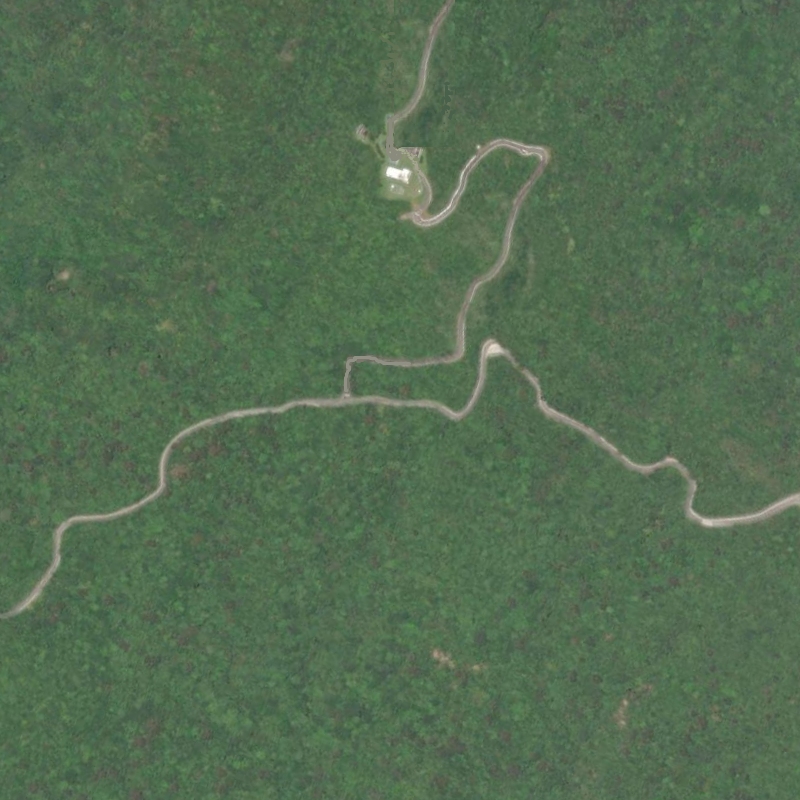
//> input picture practice_2/data/island.bmp, 800 x 800 px
$ ./main_opencv   (built with g++ and OpenCV 4)
//> lines starting //> are read from the running program, lines starting //| are printed output that depends on the picture; after the words box and inside, x2 and y2 are one past the last pixel; in counts of white or black regions, pixels touching at a corner belong together
#include <opencv2/opencv.hpp>
#include <iostream>
#include <vector>
#include <opencv2/core/utility.hpp>
#include "opencv2/imgproc.hpp"
#include "opencv2/imgcodecs.hpp"
#include "opencv2/highgui.hpp"
#include <time.h>

using namespace cv;
using namespace std;

Mat img; //island_gray
Mat island;
int threshval = 107;

clock_t t0; clock_t t1;
clock_t t2; clock_t t3;
clock_t t4; clock_t t5;

double binarizing_time;
double cc_time;
double drawing_time;
double p1_time; double p2_time;
double property_time;
double morphology_time;

static void on_trackbar(int, void*)
{
    Mat bw = threshval < 128 ? (img < threshval) : (img > threshval);
    Mat labelImage(img.size(), CV_32S);
    int nLabels = connectedComponents(bw, labelImage, 4);
    std::vector<Vec3b> colors(nLabels);
    colors[0] = Vec3b(0, 0, 0);//background
    for(int label = 1; label < nLabels; ++label){
        colors[label] = Vec3b( (rand()&255), (rand()&255), (240&255) );
    }
    Mat dst(img.size(), CV_8UC3);
    for(int r = 0; r < dst.rows; ++r){
        for(int c = 0; c < dst.cols; ++c){

            int label = labelImage.at<int>(r, c);
            Vec3b &pixel = dst.at<Vec3b>(r, c);
            pixel = colors[label];
         }
    }

    imshow( "colors", dst );

    cvtColor(dst, dst, COLOR_BGR2GRAY);
    threshold(dst, dst, 107, 255, THRESH_BINARY);

    cc_time = clock() - t1;

    t2 = clock();
    // the centroid and area
    cv::Mat labels, stats, centroid;
    int connectivity = 4;
    int label_count = cv::connectedComponentsWithStats(dst, labels, stats, centroid, connectivity);

    int r1; int c1;
    int r2; int c2;
    int r3; int c3;
    int r4; int c4;
    int r5; int c5;
    int r6; int c6;

    int M1; int M2; int M3; int M4;
    double tan1; double tan2; double tan3; double tan4;

    for (int i = 0; i < label_count; i++)
    {
        int x = stats.at<int>(i, cv::CC_STAT_LEFT);
        int y = stats.at<int>(i, cv::CC_STAT_TOP);
        int w = stats.at<int>(i, cv::CC_STAT_WIDTH);
        int h = stats.at<int>(i, cv::CC_STAT_HEIGHT);
        int area = stats.at<int>(i, cv::CC_STAT_AREA);
        double cx = centroid.at<double>(i, 0);
        double cy = centroid.at<double>(i, 1);

        p1_time = clock() - t2; // p1 = 重心、面積

        t3 = clock();
        // RGB bounding box
        if(area > 100000) {

            if (x == 0 && y == 0) {
                rectangle(island, Point(x,y), Point(w, h), Scalar(0, 255, 0));
                c2 = x+w; r2 = y;
                c5 = x; r5 = y+h;
                // cout << "success";
            } else if (y == 0) {
                rectangle(island, Point(x,y), Point(x+w, y+h), Scalar(255, 0, 0));
                c1 = x; r1 = y;
                c4 = x+w; r4 = y+h;
            } else if (x == 0) {
                rectangle(island, Point(x,y), Point(x+w, y+h), Scalar(0, 0, 255));
                c3 = x+w; r3 = y;
                c6 = x; r6 = y;
            }

            printf("\nx,y,w,h = (%d,%d,%d,%d) \n", x, y, w, h);
            printf("area = %d \n", area);
            printf("centroid = (%f,%f) \n", cx, cy);
        }
    }
    imshow( "rectangle", island );

    drawing_time = clock() - t3;

    printf("\n(r1, c1) = (%d, %d) \n", r1, c1);
    printf("(r2, c2) = (%d, %d) \n", r2, c2);
    printf("(r3, c3) = (%d, %d) \n", r3, c3);
    printf("(r4, c4) = (%d, %d) \n", r4, c4);
    printf("(r5, c5) = (%d, %d) \n", r5, c5);
    printf("(r6, c6) = (%d, %d) \n", r6, c6);


    t4 = clock();
    M1 = sqrt(pow(r1-r4, 2) + pow(c1-c4, 2)); // 平方開根號
    M2 = sqrt(pow(r2-r4, 2) + pow(c2-c4, 2));
    M3 = sqrt(pow(r2-r6, 2) + pow(c2-c6, 2));
    M4 = sqrt(pow(r2-r5, 2) + pow(c2-c5, 2));

    tan1 = atan((r1-r4)/-(c1-c4));
    tan2 = atan((r2-r4)/-(c2-c4));
    tan3 = atan((r2-r6)/-(c2-c6));
    tan4 = atan((r2-r5)/-(c2-c5));

    // Report the length and orientation of the longest axis
    printf("\nM1 = %d\n", M1);
    printf("M2 = %d\n", M2);
    printf("M3 = %d\n", M3);
    printf("M4 = %d\n", M4);

    printf("\ntan1 = %f\n", tan1);
    printf("tan2 = %f\n", tan2);
    printf("tan3 = %f\n", tan3);
    printf("tan4 = %f\n", tan4);

    p2_time = clock() - t4;
    property_time = p1_time + p2_time;

}


int main(int argc, char** argv)
{

    Mat island_gray;
    Mat island_threshold;

    // 1. Generate a binarized image
    island = imread("../data/island.bmp");
//> island is the input picture: 800 rows x 800 cols, CV_8UC3; mean B, G, R 81.2, 108.5, 83.6

    t0  = clock();

    cvtColor(island, img, COLOR_BGR2GRAY);
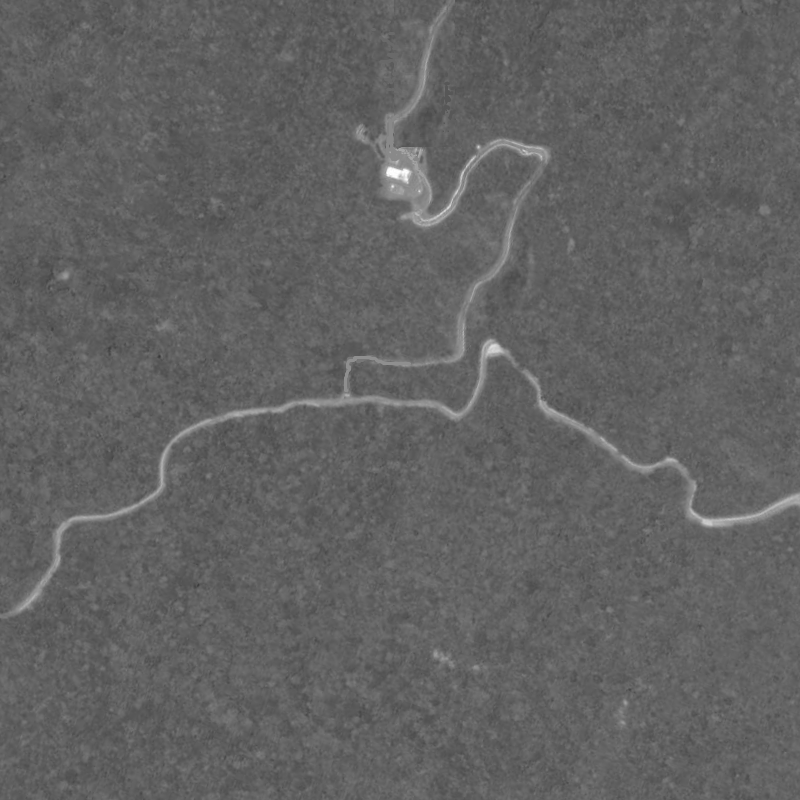
//> img: 800 rows x 800 cols, CV_8UC1; min 57, max 255, mean 97.9

    threshold(img, island_threshold, 107, 255, THRESH_BINARY); //(input, output, 數值頭, 數值尾)
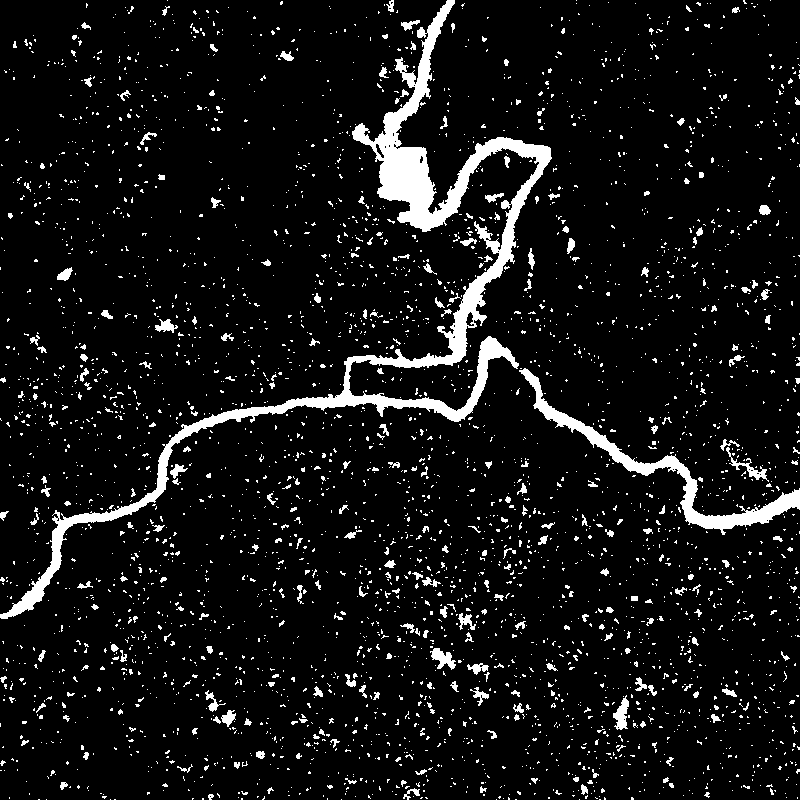
//> island_threshold: 800 rows x 800 cols, CV_8UC1; 7.6% white; 3671 white regions (3403 under 20 px), largest, box (x1, y1, x2, y2) and area: (0, 0, 552, 619) 19403, (519, 368, 800, 535) 4281, (613, 695, 629, 730) 302
    imshow("island_threshold", island_threshold);
    // imwrite("../island_threshold.bmp", island_threshold);

    binarizing_time = clock() - t0;


    // 2. Label the forest regions with 4-connected neighbor
    t1 = clock();
    on_trackbar(threshval, 0);
//> in on_trackbar, `Mat bw = threshval < 128 ? (img < threshval) : (img > threshval);`:
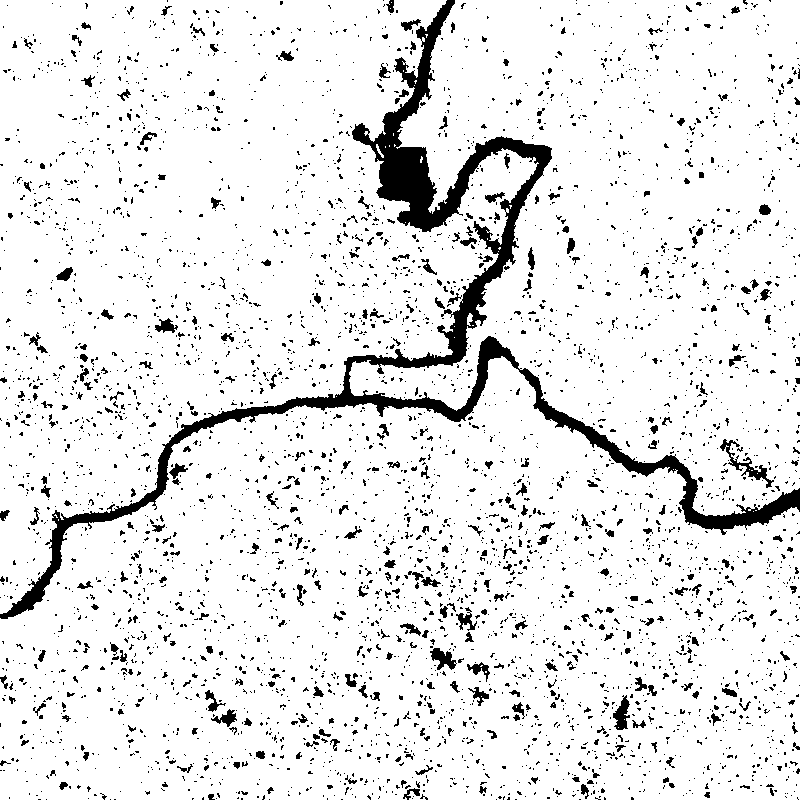
//> bw: 800 rows x 800 cols, CV_8UC1; 90.9% white; 4413 black regions (4037 under 20 px), largest, box (x1, y1, x2, y2) and area: (0, 0, 800, 619) 24763, (720, 439, 774, 488) 503, (613, 695, 630, 730) 331
//> in on_trackbar, `int nLabels = connectedComponents(bw, labelImage, 4);`:
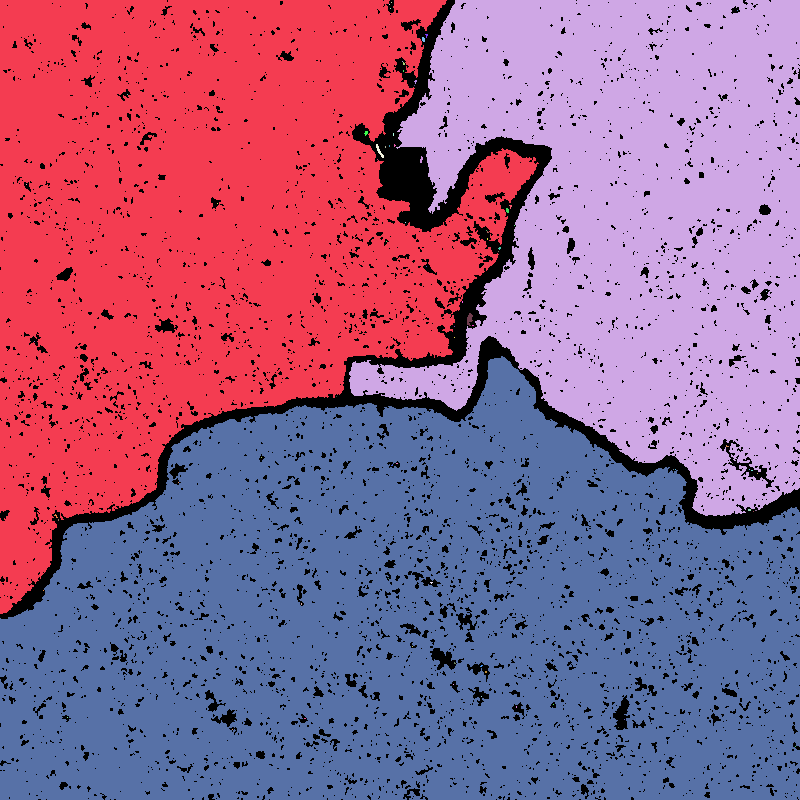
//> labelImage: 800 rows x 800 cols, CV_32SC1; 82 distinct labels, from 0 to 81; one colour per label, 0 black
//> in on_trackbar, `int nLabels = connectedComponents(bw, labelImage, 4);`: nLabels = 82
//> the loop in on_trackbar, `for(int label = 1; label < nLabels; ++label)` made 81 passes
//> in on_trackbar, `imshow( "colors", dst );`:
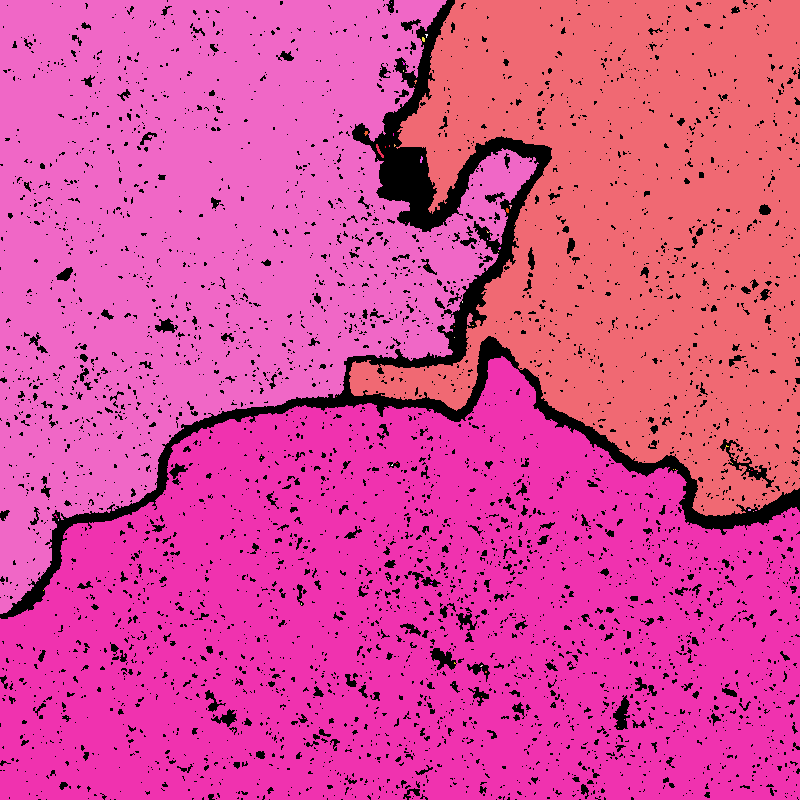
//> window 'colors': 800 rows x 800 cols, CV_8UC3; mean B, G, R 152.2, 73.3, 218.2
//> after the loop in on_trackbar, `for (int i = 0; i < label_count; i++)`:
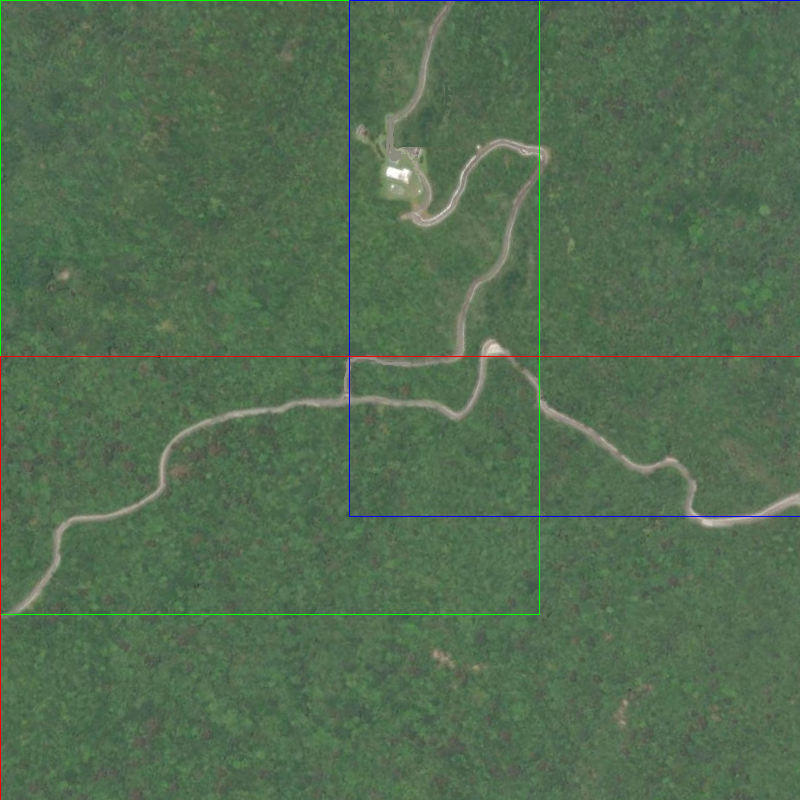
//> island: 800 rows x 800 cols, CV_8UC3; 0.71% of pixels changed, all inside (x1, y1, x2, y2) = (0, 0, 800, 800)

    // 3. Use the morphology algorithms to reserve the road
    t5 = clock();
    Mat dst1;

    Mat kernel = getStructuringElement(MORPH_RECT, Size(5, 5));
    Mat kernel1 = getStructuringElement(MORPH_RECT, Size(8, 8));

    erode(island_threshold, dst1, kernel); // 侵蝕
//> dst1: 800 rows x 800 cols, CV_8UC1; 1.9% white; 58 white regions (44 under 20 px), largest, box (x1, y1, x2, y2) and area: (368, 139, 549, 366) 5460, (525, 371, 800, 527) 2114, (173, 339, 511, 441) 1888
    dilate(dst1, dst1, kernel); // 膨脹（用長方形）
    dilate(dst1, dst1, kernel);
    dilate(dst1, dst1, kernel);
    dilate(dst1, dst1, kernel);
    erode(dst1, dst1, kernel);
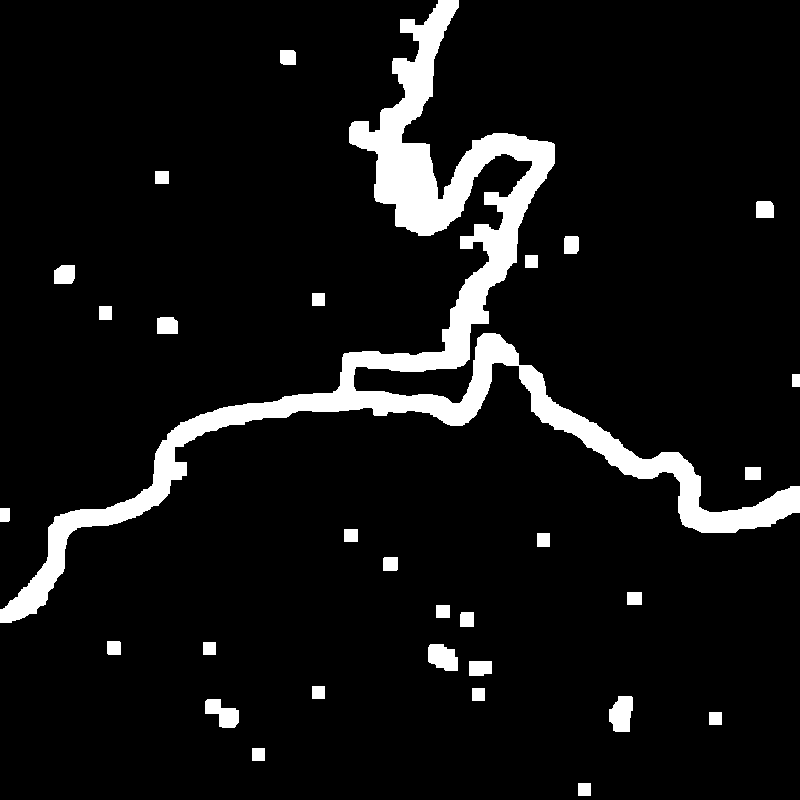
//> dst1: 800 rows x 800 cols, CV_8UC1; 7.9% white; 30 white regions, largest, box (x1, y1, x2, y2) and area: (0, 0, 800, 623) 43321, (609, 696, 633, 732) 683, (428, 644, 458, 671) 634
    imshow( "result", dst1);

    morphology_time = clock() - t5;

    // 4. Analyze and print the computational time of your program
    printf("\nbinarizing time = %.2f ms", binarizing_time);
    printf("\nconnected component time = %.2f ms", cc_time);
    printf("\ndrawing time = %.2f ms", drawing_time);
    printf("\nproperty time = %.2f ms", property_time);
    printf("\nmorphology time = %.2f ms", morphology_time);

    waitKey(0);
    return 0;

}
